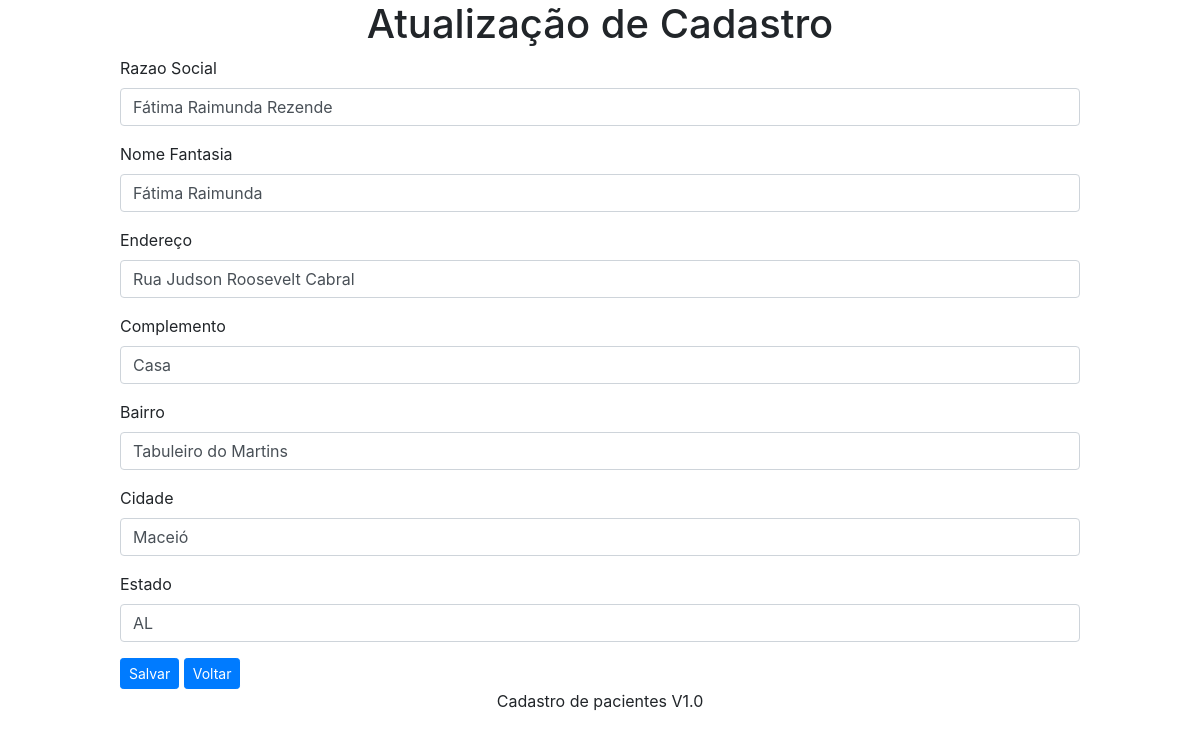
/include/editar_cliente.php?cod_cliente=8, run on the app's committed database.
### tables this page shows
CREATE TABLE `cliente` (
  `cod_cliente` int(10) NOT NULL,
  `razao_social` varchar(100) NOT NULL,
  `nome_fantasia` varchar(50) NOT NULL,
  `endereco` varchar(100) DEFAULT NULL,
  `complemento` varchar(50) DEFAULT NULL,
  `bairro` varchar(50) DEFAULT NULL,
  `cidade` varchar(50) DEFAULT NULL,
  `estado` char(2) DEFAULT NULL,
  `data_inclusao` timestamp NULL DEFAULT NULL
);

### include/editar_cliente.php (the view, shortened to what this page needs)
<?php
include_once "../config/db.php";
$cod_cliente = filter_input(INPUT_GET, 'cod_cliente', FILTER_SANITIZE_NUMBER_INT);
$sql = "SELECT * FROM cliente WHERE cod_cliente = '$cod_cliente'";
$res = mysqli_query($conn, $sql);
$row = mysqli_fetch_assoc($res);
?>
<!DOCTYPE html>
<html lang="pt-br">
<head>
    <link rel="stylesheet" href="../css/style.css">
    <link rel="stylesheet" href="https://stackpath.bootstrapcdn.com/bootstrap/4.1.3/css/bootstrap.min.css">
</head>
    <body>
        <div class="envolve">
            <header>
                <h1>Atualização de Cadastro</h1>
            </header>
            <form action="processa_editar_cliente.php" method="POST">
                <fieldset>
                    <div class="form-group">
                        <label for="razao_social">Razao Social</label>
                        <input type="text"  class="form-control" name="razao_social" placeholder="Digite a razão social..." value="<?php echo $row['razao_social']; ?>" required>
                    </div>
                    <div class="form-group">
                        <label for="nome_fantasia">Nome Fantasia</label>
                        <input type="text"  class="form-control" name="nome_fantasia" placeholder="Digite o nome fantasia..." value="<?php echo $row['nome_fantasia']; ?>" required>
                    </div>
                    <div class="form-group">
                        <label for="endereco">Endereço</label>
                        <input type="text"  class="form-control" name="endereco" placeholder="Digite o endereço..." value="<?php echo $row['endereco']; ?>">
                    </div>
                    <div class="form-group">
                        <label >Complemento</label>
                        <input type="text"  class="form-control" name="complemento" placeholder="Digite o complemento do endereço..." value="<?php echo $row['complemento']; ?>">
                    </div>
                    <div class="form-group">
                        <label >Bairro</label>
                        <input type="text"  class="form-control" name="bairro" placeholder="Digite o bairro" value="<?php echo $row['bairro']; ?>">
                    </div>
                    <div class="form-group">
                        <label for="cidade">Cidade</label>
                        <input type="text"  class="form-control" name="cidade" placeholder="Digite a cidade..." value="<?php echo $row['cidade']; ?>">
                    </div>
                    <div class="form-group">
                        <label for="estado">Estado</label>
                        <input type="text"  class="form-control" name="estado" placeholder="Digite o estado que reside..." value="<?php echo $row['estado']; ?>">
                    </div>
                        <input type="submit" class="btn btn-primary btn-sm" value="Salvar">
                        <a href="../index.php" class="btn btn-primary btn-sm">Voltar</a>
                </fieldset>
            </form>
            <footer>
                <p>Cadastro de pacientes V1.0</p>
            </footer>
        </div>
    </body>
</html>

### css/style.css (style rules this page uses)
.envolve { width: 960px; margin: auto; }
h1, h6, h2 { text-align: center; }
footer { text-align: center; }

### data on the page
cliente: razao_social "Fátima Raimunda Rezende", nome_fantasia "Fátima Raimunda", endereco "Rua Judson Roosevelt Cabral", complemento "Casa", bairro "Tabuleiro do Martins", cidade "Maceió", estado "AL"
